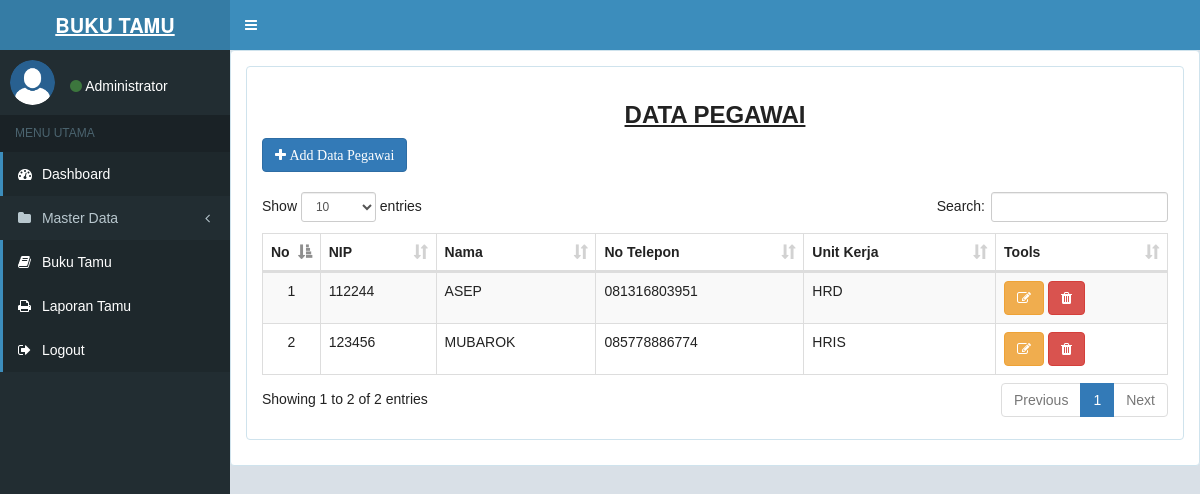
The page /views.php?page=list_pegawai (signed in) on the database its author committed.
### tables this page shows
CREATE TABLE `tbl_pegawai` (
  `id_pegawai` int(11) NOT NULL,
  `unit_kerja` varchar(30) NOT NULL,
  `nip` varchar(10) NOT NULL,
  `nama` varchar(30) NOT NULL,
  `no_telp` varchar(16) NOT NULL
);

### views.php (called while the page is built, shortened)
<?php
include_once('class/class.index.php');
	$main = new Index();
	$main -> views();
?>

### class/class.pegawai.php (called while the page is built, shortened)
<?php
class Pegawai{
	private $conn;
	private $table_name = "tbl_pegawai";
	public function __construct($db){
		$this->conn = $db;
	}
	function read(){
		$query = "SELECT * FROM ".$this->table_name." ORDER BY id_pegawai ASC";
		$stmt = $this->conn->prepare( $query );
		$stmt->execute();
		return $stmt;
	}
}
?>

### views/list_pegawai.php (the view, shortened to what this page needs)
<?php
include_once("class/class.pegawai.php");
$pegawai = new Pegawai($db);
$stmt = $pegawai->read();
?>
<head>
	<link href="assets/js/datatables.min.css" rel="stylesheet">
	<link href="assets/css/bootstrap.min.css" rel="stylesheet">
	<link href="assets/css/bootstrap.datatable.css" rel="stylesheet">
	<link href="assets/css/style.css" rel="stylesheet">
</head>
<div class="content-utama">
	<center><h3><u><b>DATA PEGAWAI</b></u></h3></center>
		<a href="?page=add_pegawai" class="btn btn-primary fa fa-plus"> Add Data Pegawai</a> <br>
		<br><table class="table table-striped table-bordered" id="data">
			<thead>
				<tr>
					<th>No</th>
					<th>NIP</th>
					<th>Nama</th>
					<th>No Telepon</th>
					<th>Unit Kerja</th>
					<th>Tools</th>
			</thead>
			<tbody>
			<?php
				$i=1;
				while ($row = $stmt->fetch(PDO::FETCH_ASSOC)){
			?>
				<tr>
					<td align="center" width="1%"><?php echo $i; ?></td>
					<td><?php echo $row['nip']; ?></td>
					<td><?php echo $row['nama']; ?></td>
					<td><?php echo $row['no_telp']; ?></td>
					<td><?php echo $row['unit_kerja']; ?></td>
					<td>
						<a class="btn btn-warning fa fa-edit" href="?page=update_pegawai&id_pegawai=<?php echo $row['id_pegawai']; ?>" title="Update"></a>
						<a class="btn btn-danger fa fa-trash" href="?page=delete_pegawai&id_pegawai=<?php echo $row['id_pegawai']; ?>" title="Delete" onclick="return confirm('Yakin ingin menghapus data ?')"></a>
					</td>
				</tr>
				<?php $i++; } ?>
			</tbody>
		</table>
</div>

### assets/css/admin.css (style rules this page uses)
body { background:#d9e0e7; }
.content-utama { padding: 15px; background-color: #fff; border-radius: 4px; border : 1px solid #cfe3ed; z-index: auto; margin-bottom: 10px; min-height: 100px; }

### assets/css/style.css (style rules this page uses)
body { color:#222; font-family: 'lucida grande',tahoma,verdana,arial,sans-serif; font-size:14px; background-color:#d9e0e7; }

### rows shown on the page
tbl_pegawai: nip "112244", nama "ASEP", no_telp "081316803951", unit_kerja "HRD"
tbl_pegawai: nip "123456", nama "MUBAROK", no_telp "085778886774", unit_kerja "HRIS"

### other values the page prints
$_SESSION['level'] "Administrator"
